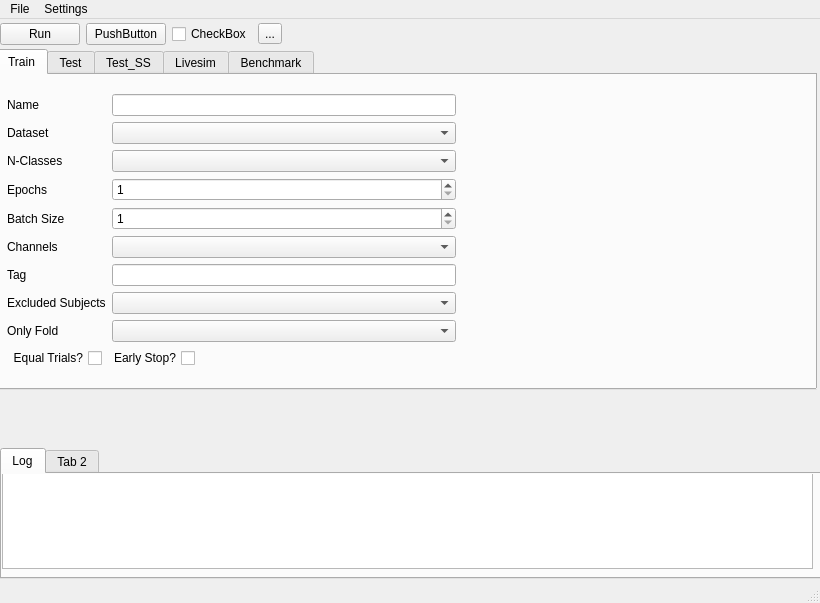
<?xml version="1.0" encoding="UTF-8"?>
<ui version="4.0">
 <class>MainWindow</class>
 <widget class="QMainWindow" name="MainWindow">
  <property name="geometry">
   <rect>
    <x>0</x>
    <y>0</y>
    <width>820</width>
    <height>603</height>
   </rect>
  </property>
  <property name="windowTitle">
   <string>MainWindow</string>
  </property>
  <widget class="QWidget" name="centralwidget">
   <widget class="QTabWidget" name="bottomWidget">
    <property name="geometry">
     <rect>
      <x>0</x>
      <y>429</y>
      <width>821</width>
      <height>131</height>
     </rect>
    </property>
    <property name="currentIndex">
     <number>0</number>
    </property>
    <widget class="QWidget" name="logTab">
     <attribute name="title">
      <string>Log</string>
     </attribute>
     <widget class="QPlainTextEdit" name="logTextEdit">
      <property name="geometry">
       <rect>
        <x>0</x>
        <y>-1</y>
        <width>811</width>
        <height>96</height>
       </rect>
      </property>
     </widget>
    </widget>
    <widget class="QWidget" name="tab_2">
     <property name="enabled">
      <bool>false</bool>
     </property>
     <attribute name="title">
      <string>Tab 2</string>
     </attribute>
    </widget>
   </widget>
   <widget class="QTabWidget" name="mainWidget">
    <property name="geometry">
     <rect>
      <x>-4</x>
      <y>30</y>
      <width>821</width>
      <height>341</height>
     </rect>
    </property>
    <property name="currentIndex">
     <number>0</number>
    </property>
    <widget class="QWidget" name="trainTab">
     <attribute name="title">
      <string>Train</string>
     </attribute>
     <layout class="QGridLayout" name="gridLayout">
      <item row="1" column="2" colspan="2">
       <layout class="QGridLayout" name="tabGridLayout" columnstretch="0,0,0">
        <item row="3" column="1">
         <widget class="QSpinBox" name="epochsInput">
          <property name="minimum">
           <number>1</number>
          </property>
          <property name="maximum">
           <number>1024</number>
          </property>
         </widget>
        </item>
        <item row="4" column="0">
         <widget class="QLabel" name="label_15">
          <property name="text">
           <string>Batch Size</string>
          </property>
         </widget>
        </item>
        <item row="0" column="1">
         <widget class="QLineEdit" name="nameInput"/>
        </item>
        <item row="2" column="1">
         <widget class="QComboBox" name="nclassesInput"/>
        </item>
        <item row="9" column="0" colspan="3">
         <layout class="QHBoxLayout" name="horizontalLayout">
          <item>
           <widget class="QCheckBox" name="equaltrialsInput">
            <property name="layoutDirection">
             <enum>Qt::RightToLeft</enum>
            </property>
            <property name="text">
             <string>Equal Trials?</string>
            </property>
           </widget>
          </item>
          <item>
           <widget class="QCheckBox" name="earlystopInput">
            <property name="layoutDirection">
             <enum>Qt::RightToLeft</enum>
            </property>
            <property name="text">
             <string>Early Stop?</string>
            </property>
           </widget>
          </item>
          <item>
           <spacer name="horizontalSpacer_3">
            <property name="orientation">
             <enum>Qt::Horizontal</enum>
            </property>
            <property name="sizeHint" stdset="0">
             <size>
              <width>40</width>
              <height>20</height>
             </size>
            </property>
           </spacer>
          </item>
         </layout>
        </item>
        <item row="7" column="0">
         <widget class="QLabel" name="label_18">
          <property name="text">
           <string>Excluded Subjects</string>
          </property>
         </widget>
        </item>
        <item row="4" column="1">
         <widget class="QSpinBox" name="batchsizeInput">
          <property name="minimum">
           <number>1</number>
          </property>
          <property name="maximum">
           <number>1024</number>
          </property>
         </widget>
        </item>
        <item row="6" column="0">
         <widget class="QLabel" name="label_16">
          <property name="text">
           <string>Tag</string>
          </property>
         </widget>
        </item>
        <item row="5" column="0">
         <widget class="QLabel" name="label_17">
          <property name="text">
           <string>Channels</string>
          </property>
         </widget>
        </item>
        <item row="1" column="1">
         <widget class="QComboBox" name="datasetInput"/>
        </item>
        <item row="2" column="0">
         <widget class="QLabel" name="label_6">
          <property name="text">
           <string>N-Classes</string>
          </property>
         </widget>
        </item>
        <item row="0" column="2">
         <spacer name="horizontalSpacer_2">
          <property name="orientation">
           <enum>Qt::Horizontal</enum>
          </property>
          <property name="sizeHint" stdset="0">
           <size>
            <width>60</width>
            <height>20</height>
           </size>
          </property>
         </spacer>
        </item>
        <item row="0" column="0">
         <widget class="QLabel" name="label_14">
          <property name="text">
           <string>Name</string>
          </property>
         </widget>
        </item>
        <item row="1" column="0">
         <widget class="QLabel" name="label_7">
          <property name="text">
           <string>Dataset</string>
          </property>
         </widget>
        </item>
        <item row="3" column="0">
         <widget class="QLabel" name="label_5">
          <property name="text">
           <string>Epochs</string>
          </property>
         </widget>
        </item>
        <item row="5" column="1">
         <widget class="QComboBox" name="channelsInput"/>
        </item>
        <item row="6" column="1">
         <widget class="QLineEdit" name="tagInput"/>
        </item>
        <item row="7" column="1">
         <widget class="QComboBox" name="excludedInput"/>
        </item>
        <item row="8" column="0">
         <widget class="QLabel" name="label_19">
          <property name="text">
           <string>Only Fold</string>
          </property>
         </widget>
        </item>
        <item row="8" column="1">
         <widget class="QComboBox" name="onlyfoldInput"/>
        </item>
       </layout>
      </item>
     </layout>
    </widget>
    <widget class="QWidget" name="testTab">
     <attribute name="title">
      <string>Test</string>
     </attribute>
     <widget class="QWidget" name="formLayoutWidget_2">
      <property name="geometry">
       <rect>
        <x>10</x>
        <y>10</y>
        <width>799</width>
        <height>351</height>
       </rect>
      </property>
      <layout class="QFormLayout" name="formLayout_2">
       <item row="5" column="0">
        <widget class="QLabel" name="label_8">
         <property name="text">
          <string>Epochs</string>
         </property>
        </widget>
       </item>
       <item row="3" column="0">
        <widget class="QLabel" name="label_9">
         <property name="text">
          <string>N-Classes</string>
         </property>
        </widget>
       </item>
       <item row="2" column="0">
        <widget class="QLabel" name="label_10">
         <property name="text">
          <string>Dataset</string>
         </property>
        </widget>
       </item>
       <item row="3" column="1">
        <widget class="QComboBox" name="comboBox_5"/>
       </item>
       <item row="2" column="1">
        <widget class="QComboBox" name="comboBox_6"/>
       </item>
       <item row="5" column="1">
        <widget class="QSpinBox" name="spinBox_3"/>
       </item>
      </layout>
     </widget>
    </widget>
    <widget class="QWidget" name="testSSTab">
     <attribute name="title">
      <string>Test_SS</string>
     </attribute>
     <widget class="QWidget" name="formLayoutWidget_3">
      <property name="geometry">
       <rect>
        <x>10</x>
        <y>10</y>
        <width>799</width>
        <height>351</height>
       </rect>
      </property>
      <layout class="QFormLayout" name="formLayout_3">
       <item row="5" column="0">
        <widget class="QLabel" name="label_11">
         <property name="text">
          <string>Epochs</string>
         </property>
        </widget>
       </item>
       <item row="3" column="0">
        <widget class="QLabel" name="label_12">
         <property name="text">
          <string>N-Classes</string>
         </property>
        </widget>
       </item>
       <item row="2" column="0">
        <widget class="QLabel" name="label_13">
         <property name="text">
          <string>Dataset</string>
         </property>
        </widget>
       </item>
       <item row="3" column="1">
        <widget class="QComboBox" name="comboBox_7"/>
       </item>
       <item row="2" column="1">
        <widget class="QComboBox" name="comboBox_8"/>
       </item>
       <item row="5" column="1">
        <widget class="QSpinBox" name="spinBox_4"/>
       </item>
      </layout>
     </widget>
    </widget>
    <widget class="QWidget" name="tabLivesim">
     <attribute name="title">
      <string>Livesim</string>
     </attribute>
     <widget class="QFrame" name="frame">
      <property name="geometry">
       <rect>
        <x>10</x>
        <y>20</y>
        <width>591</width>
        <height>321</height>
       </rect>
      </property>
      <property name="frameShape">
       <enum>QFrame::StyledPanel</enum>
      </property>
      <property name="frameShadow">
       <enum>QFrame::Raised</enum>
      </property>
     </widget>
     <widget class="QScrollBar" name="horizontalScrollBar">
      <property name="geometry">
       <rect>
        <x>10</x>
        <y>340</y>
        <width>591</width>
        <height>16</height>
       </rect>
      </property>
      <property name="orientation">
       <enum>Qt::Horizontal</enum>
      </property>
     </widget>
     <widget class="QSlider" name="verticalSlider">
      <property name="geometry">
       <rect>
        <x>610</x>
        <y>20</y>
        <width>17</width>
        <height>321</height>
       </rect>
      </property>
      <property name="orientation">
       <enum>Qt::Vertical</enum>
      </property>
     </widget>
    </widget>
    <widget class="QWidget" name="tabBenchmark">
     <attribute name="title">
      <string>Benchmark</string>
     </attribute>
    </widget>
   </widget>
   <widget class="QWidget" name="layoutWidget">
    <property name="geometry">
     <rect>
      <x>0</x>
      <y>0</y>
      <width>811</width>
      <height>30</height>
     </rect>
    </property>
    <layout class="QHBoxLayout" name="actionBarLayout">
     <item>
      <widget class="QPushButton" name="runButton">
       <property name="text">
        <string>Run</string>
       </property>
      </widget>
     </item>
     <item>
      <widget class="QPushButton" name="pushButton_2">
       <property name="text">
        <string>PushButton</string>
       </property>
      </widget>
     </item>
     <item>
      <widget class="QCheckBox" name="checkBox">
       <property name="text">
        <string>CheckBox</string>
       </property>
      </widget>
     </item>
     <item>
      <widget class="QToolButton" name="toolButton">
       <property name="text">
        <string>...</string>
       </property>
      </widget>
     </item>
     <item>
      <spacer name="horizontalSpacer">
       <property name="orientation">
        <enum>Qt::Horizontal</enum>
       </property>
       <property name="sizeHint" stdset="0">
        <size>
         <width>40</width>
         <height>20</height>
        </size>
       </property>
      </spacer>
     </item>
    </layout>
   </widget>
  </widget>
  <widget class="QMenuBar" name="menubar">
   <property name="geometry">
    <rect>
     <x>0</x>
     <y>0</y>
     <width>820</width>
     <height>22</height>
    </rect>
   </property>
   <widget class="QMenu" name="menuFile">
    <property name="title">
     <string>File</string>
    </property>
    <addaction name="actionOpen"/>
   </widget>
   <widget class="QMenu" name="menuSettings">
    <property name="title">
     <string>Settings</string>
    </property>
    <addaction name="actionPreferences"/>
    <addaction name="actionDatasets"/>
   </widget>
   <addaction name="menuFile"/>
   <addaction name="menuSettings"/>
  </widget>
  <widget class="QStatusBar" name="statusbar"/>
  <action name="actionOpen">
   <property name="text">
    <string>Open...</string>
   </property>
  </action>
  <action name="actionPreferences">
   <property name="text">
    <string>Preferences</string>
   </property>
  </action>
  <action name="actionDatasets">
   <property name="text">
    <string>Datasets</string>
   </property>
  </action>
 </widget>
 <resources/>
 <connections/>
</ui>
